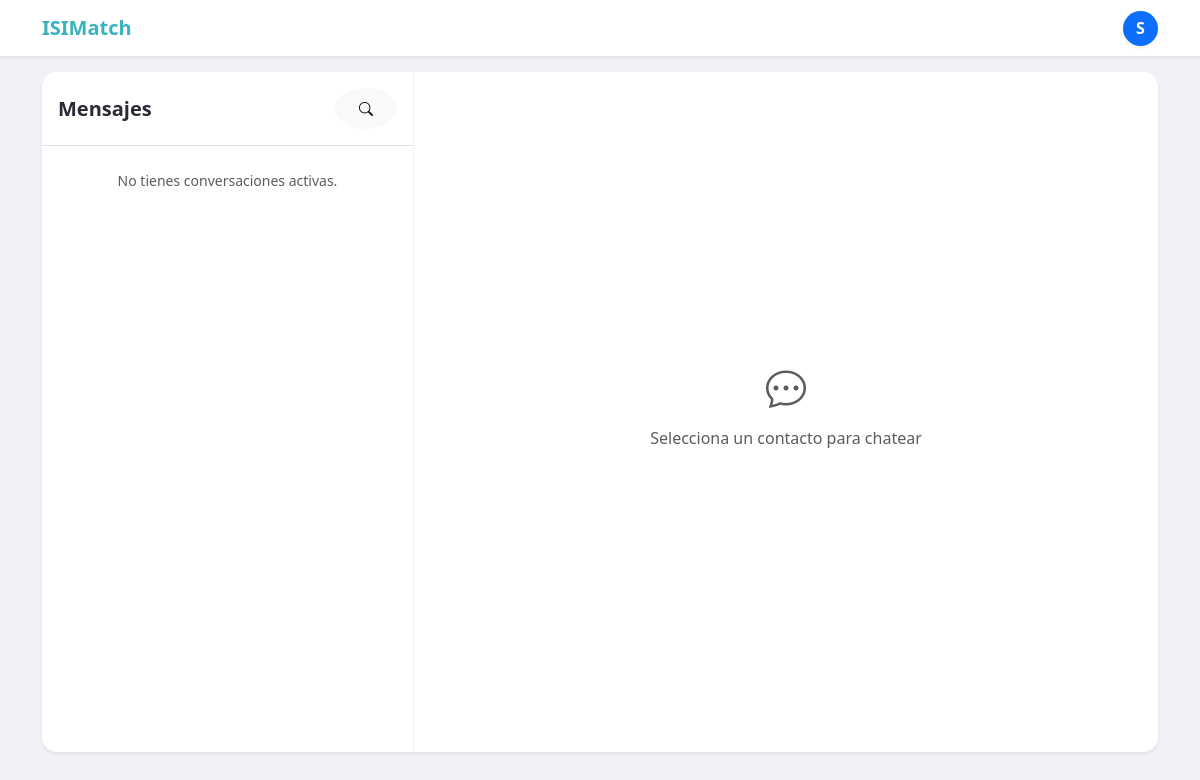
Page /VIEWS/mensajes.php (signed in) on the earlier database version.
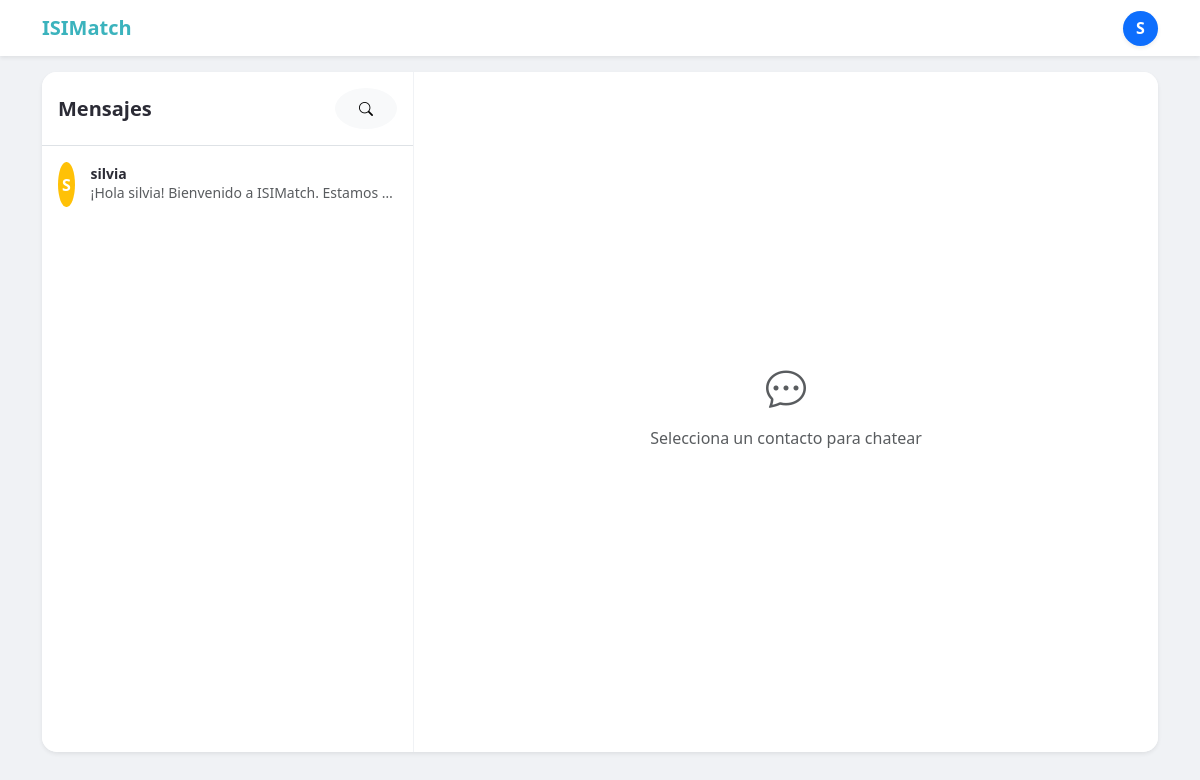
Same page on the later database version.
### tables this page shows
CREATE TABLE `usuarios` (
  `id` int(11) NOT NULL,
  `nombre` varchar(50) NOT NULL,
  `apellidos` varchar(50) NOT NULL,
  `email` varchar(100) NOT NULL,
  `password_hash` varchar(255) NOT NULL,
  `telefono` varchar(20) DEFAULT NULL,
  `rol` enum('alumno','profesor') NOT NULL,
  `anio_nacimiento` int(11) DEFAULT NULL,
  `fecha_registro` timestamp NOT NULL DEFAULT current_timestamp()
);

### VIEWS/mensajes.php (the view, shortened to what the changed rows need)
<?php
include '../PHP/conexion.php';
$mi_id = $_SESSION['usuario_id'];
$sql_contactos = "SELECT
                    u.id AS contacto_id,
                    u.nombre,
                    u.apellidos,
                    u.rol,
                    (SELECT contenido FROM mensajes
                     WHERE (remitente_id = u.id AND destinatario_id = '$mi_id')
                        OR (remitente_id = '$mi_id' AND destinatario_id = u.id)
                     ORDER BY fecha_envio DESC LIMIT 1) AS ultimo_msj,
                    (SELECT COUNT(*) FROM mensajes
                     WHERE remitente_id = u.id AND destinatario_id = '$mi_id' AND leido = 0) AS no_leidos
                  FROM usuarios u
                  WHERE u.id IN (
                      SELECT DISTINCT CASE WHEN remitente_id = '$mi_id' THEN destinatario_id ELSE remitente_id END
                      FROM mensajes WHERE remitente_id = '$mi_id' OR destinatario_id = '$mi_id'
                  )";
$res_contactos = $conn->query($sql_contactos);
$chat_con = isset($_GET['con']) ? $conn->real_escape_string($_GET['con']) : null;
?>
<!DOCTYPE html>
<html lang="es">
<head>
    <link href="https://cdn.jsdelivr.net/npm/bootstrap@5.3.0/dist/css/bootstrap.min.css" rel="stylesheet">
    <link rel="stylesheet" href="https://cdn.jsdelivr.net/npm/bootstrap-icons@1.10.0/font/bootstrap-icons.css">
    <link rel="stylesheet" href="../CSS/style.css">
</head>
<body>
<div class="container flex-grow-1">
    <div class="row chat-container shadow-sm g-0">
        <div class="col-md-4 contacts-column bg-white">
            <div class="list-group list-group-flush">
                <?php if($res_contactos && $res_contactos->num_rows > 0): ?>
                    <?php while($c = $res_contactos->fetch_assoc()): ?>
                        <a href="mensajes.php?con=<?php echo $c['contacto_id']; ?>"
                           class="list-group-item list-group-item-action contact-item border-0 p-3 <?php echo ($chat_con == $c['contacto_id']) ? 'active' : ''; ?>">
                            <div class="d-flex align-items-center gap-3">
                                <div class="rounded-circle bg-warning text-white d-flex align-items-center justify-content-center fw-bold" style="width:45px; height:45px;">
                                    <?php echo strtoupper(substr($c['nombre'], 0, 1)); ?>
                                </div>
                                <div class="flex-grow-1 overflow-hidden">
                                    <h6 class="mb-0 small fw-bold"><?php echo htmlspecialchars($c['nombre']); ?></h6>
                                    <small class="text-muted text-truncate d-block small"><?php echo htmlspecialchars($c['ultimo_msj'] ?? 'Enviado recientemente'); ?></small>
                                </div>
                            </div>
                        </a>
                    <?php endwhile; ?>
                <?php else: ?>
                    <p class="text-center text-muted p-4 small">No tienes conversaciones activas.</p>
                <?php endif; ?>
            </div>
        </div>
    </div>
</div>
</body>
</html>

Differences in the rows shown:
added usuarios: nombre "S", nombre "silvia", ultimo_msj "¡Hola silvia! Bienvenido a ISIMatch. Estamos…"
Other differences:
text no longer shown: "No tienes conversaciones activas."
